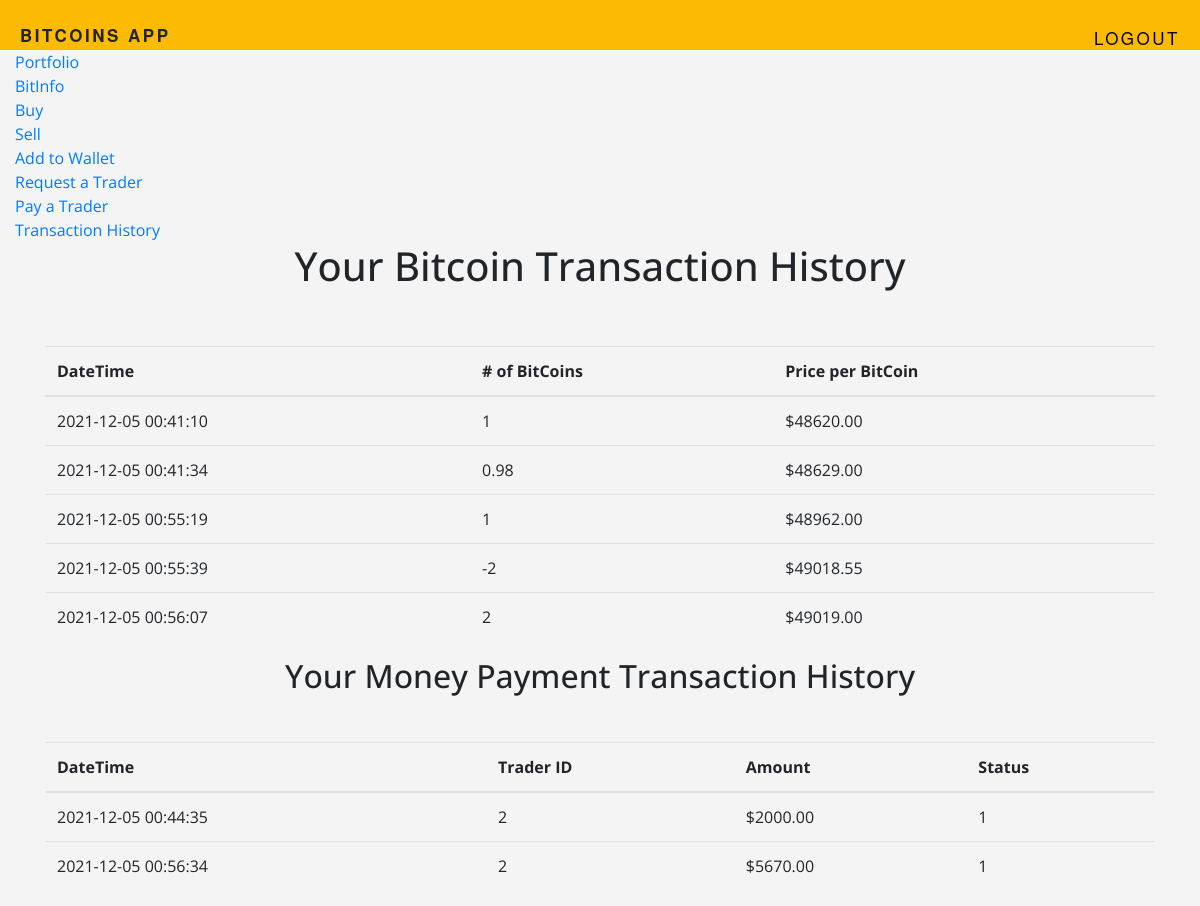
Screenshot of /history (signed in) with the database file from the repository.
### tables this page shows
CREATE TABLE 'BITCOIN_TRANSACTIONS'('NUMBER_OF_BITCOINS' DECIMAL,
	'PRICE' INTEGER,
	'DATE_TIME' TIMESTAMP NOT NULL DEFAULT CURRENT_TIMESTAMP,
	'COMMISSION_TYPE' VARCHAR(1),
	'COMMISSION_AMOUNT' INTEGER,
	'CLIENT_ID' INTEGER,
	'TRADER_ID' INTEGER DEFAULT NULL,
	'FINAL_STATUS' VARCHAR(1),
	PRIMARY KEY ('CLIENT_ID', 'TRADER_ID', 'DATE_TIME')
	-- FOREIGN KEY ('CLIENT_ID') REFERENCES 'Client' ON DELETE CASCADE,
	-- FOREIGN KEY ('TRADER_ID') REFERENCES 'Trader' ON DELETE CASCADE
);

CREATE TABLE 'MONEY_PAYMENT_TRANSACTIONS'('AMOUNT' INTEGER,
	'DATE_TIME' TIMESTAMP NOT NULL DEFAULT CURRENT_TIMESTAMP,
	'TRADER_ID' INT,
	'CLIENT_ID' INT,
	'FINAL_STATUS' VARCHAR(1),
	PRIMARY KEY ('CLIENT_ID', 'TRADER_ID', 'DATE_TIME')
	-- FOREIGN KEY ('CLIENT_ID') REFERENCES 'Client' ON DELETE CASCADE,
	-- FOREIGN KEY ('TRADER_ID') REFERENCES 'Trader' ON DELETE CASCADE
);

### app.py (the view)
@app.route('/history')
@login_required
def history():
    user = session["user_id"]
    previous_bitcoin_transactions = db.execute("SELECT * FROM BITCOIN_TRANSACTIONS WHERE CLIENT_ID = (?)", user)
    previous_moneyPayment_transactions = db.execute("SELECT * FROM MONEY_PAYMENT_TRANSACTIONS WHERE CLIENT_ID = (?)", user)
    print("history: previous_bitcoin_transactions:", previous_bitcoin_transactions, " previous_moneyPayment_transactions: ",previous_moneyPayment_transactions)
    return render_template("history.html", previous_bitcoin_transactions=previous_bitcoin_transactions, previous_moneyPayment_transactions=previous_moneyPayment_transactions)

### app.py (called while the page is built)
@app.after_request
def after_request(response):
    response.headers["Cache-Control"] = "no-cache, no-store, must-revalidate"
    response.headers["Expires"] = 0
    response.headers["Pragma"] = "no-cache"
    return response

@app.before_request
def before_request():
    g.user = None
    if 'user_id' in session:
        print("\n session['user_id]:", session['user_id'])
        y = db.execute("SELECT * from User")
        role = [w for w in y if w['USER_ID']==session['user_id']]
        print("role: ", role)
        print("\n role: ", role)
        g.role = role[0]['ROLE']
        g.user = role[0]['USERNAME']

def login_required(f):
    @wraps(f)
    def decorated_function(*args, **kwargs):
        if g.user is None:
            return redirect(url_for('login', next=request.url))
        return f(*args, **kwargs)
    return decorated_function

### templates/history.html (shortened to what this page needs)
{%extends "layout.html" %}
{% block content %}
    <section class="hero is-success is-fullheight">
      <div class="hero-body">
        <div class="container">
    <h1><center>Your Bitcoin Transaction History</center><br></h1>
       <table class="table">
      <thead>
        <tr>
          <th scope="col">DateTime</th>
          <th scope="col"># of BitCoins</th>
          <th scope="col">Price per BitCoin</th>
        </tr>
      </thead>
      <tbody>
          {% for i in previous_bitcoin_transactions %}
        <tr>
          <td>{{ i["DATE_TIME"].upper() }}</th>
          <td>{{ i["NUMBER_OF_BITCOINS"] }}</td>
          <td>${{  "%.2f"|format(i["PRICE"]) }}</td>
          {% endfor %}
        </tr>
      </tbody>
    </table>
    {% if previous_moneyPayment_transactions %}
    <h2><center>Your Money Payment Transaction History</center><br></h2>
       <table class="table">
      <thead>
        <tr>
          <th scope="col">DateTime</th>
          <th scope="col">Trader ID</th>
          <th scope="col">Amount</th>
          <th scope="col">Status</th>
        </tr>
      </thead>
      <tbody>
          {% for i in previous_moneyPayment_transactions %}
        <tr>
          <td>{{ i["DATE_TIME"].upper() }}</th>
          <td>{{ i["TRADER_ID"] }}</td>
          <td>${{  "%.2f"|format(i["AMOUNT"]) }}</td>
          <td>{{ i["FINAL_STATUS"] }}</td>
          {% endfor %}
        </tr>
      </tbody>
    </table>
    {% endif %}
        </div>
      </div>
    </section>
{% endblock %}

### templates/layout.html (shortened to what this page needs)
<!doctype HTML>
    <html lang="en">
      <head>
        <link rel="stylesheet" href="https://stackpath.bootstrapcdn.com/bootstrap/4.1.3/css/bootstrap.min.css">
        <link href="{{ url_for('static', filename='css/main.css') }}" rel="stylesheet">
     </head>
     <body>
        <header>
            <h1 class="title"><b>BitCoins App</b></h1>
            <ul class="name nav navbar-nav ml-auto">
                {% if g.user %}
                    <li><a href="{{ url_for('logout') }}"><font color="#000000">Logout</font></a></li>
                {% endif %}
        </header>
        <div class="container-fluid">
            <ul class="nav navbar-nav navbar-right">
                {% if g.user %}
                  {% if g.role =='trader' %}
                    <li><a href="{{ url_for('bitinfo') }}">BitInfo</a></li>
                    <li><a href="{{url_for('buy')}}">Buy</a></li>
                    <li><a href="#">View Requests</a></li>
                  {% elif  g.role =='client' %}
                    <li><a href="{{ url_for('profile') }}">Portfolio</a></li>
                    <li><a href="{{ url_for('bitinfo') }}">BitInfo</a></li>
                    <li><a href="{{url_for('buy')}}">Buy</a></li>
                    <li><a href="{{url_for('sell')}}">Sell</a></li>
                    <li><a href="{{url_for('add_to_wallet')}}">Add to Wallet</a></li>
                    <li><a href="{{url_for('request_a_trader')}}">Request a Trader</a></li>
                    <li><a href="{{url_for('pay_to_trader')}}">Pay a Trader</a></li>
                    <li><a href="{{ url_for('history') }}">Transaction History</a></li>
                  {% elif  g.role =='admin' %}
                    <li><a href="{{ url_for('bitinfo') }}">BitInfo</a></li>
                {% endif %}
                {% else %}
                  <li><a href="{{ url_for('signup') }}">Register</a></li>
                  <li><a href="{{ url_for('login') }}">Login</a></li>
                {% endif %}
            </ul>
            {% block content %}
            {% endblock %}
        </div>
      </body>
</html>

### static/css/main.css (style rules this page uses)
body { background-color: #f4f4f4; font-family: 'Open Sans', sans-serif; }
header { background-color: #fcba03; padding: 25px 0; }
.title { font-family: 'Helvetica Neue', Arial, Helvetica, sans-serif; font-size: 17px; letter-spacing: 2.5px; text-transform: uppercase; margin: 0px 20px; }
.name { float: right; font-family: 'Helvetica Neue', Arial, Helvetica, sans-serif; font-size: 17px; letter-spacing: 2.5px; text-transform: uppercase; margin: 0px 20px; }
.title { float: left; font-family: 'Helvetica Neue', Arial, Helvetica, sans-serif; font-size: 17px; letter-spacing: 2.5px; text-transform: uppercase; margin: 0px 20px; }

### rows the page displays
BITCOIN_TRANSACTIONS: DATE_TIME "2021-12-05 00:41:10", NUMBER_OF_BITCOINS "1", PRICE "48620.00"
BITCOIN_TRANSACTIONS: DATE_TIME "2021-12-05 00:41:34", NUMBER_OF_BITCOINS "0.98", PRICE "48629.00"
BITCOIN_TRANSACTIONS: DATE_TIME "2021-12-05 00:55:19", NUMBER_OF_BITCOINS "1", PRICE "48962.00"
BITCOIN_TRANSACTIONS: DATE_TIME "2021-12-05 00:55:39", NUMBER_OF_BITCOINS "-2", PRICE "49018.55"
BITCOIN_TRANSACTIONS: DATE_TIME "2021-12-05 00:56:07", NUMBER_OF_BITCOINS "2", PRICE "49019.00"
MONEY_PAYMENT_TRANSACTIONS: DATE_TIME "2021-12-05 00:44:35", TRADER_ID "2", AMOUNT "2000.00", FINAL_STATUS "1"
MONEY_PAYMENT_TRANSACTIONS: DATE_TIME "2021-12-05 00:56:34", TRADER_ID "2", AMOUNT "5670.00", FINAL_STATUS "1"
